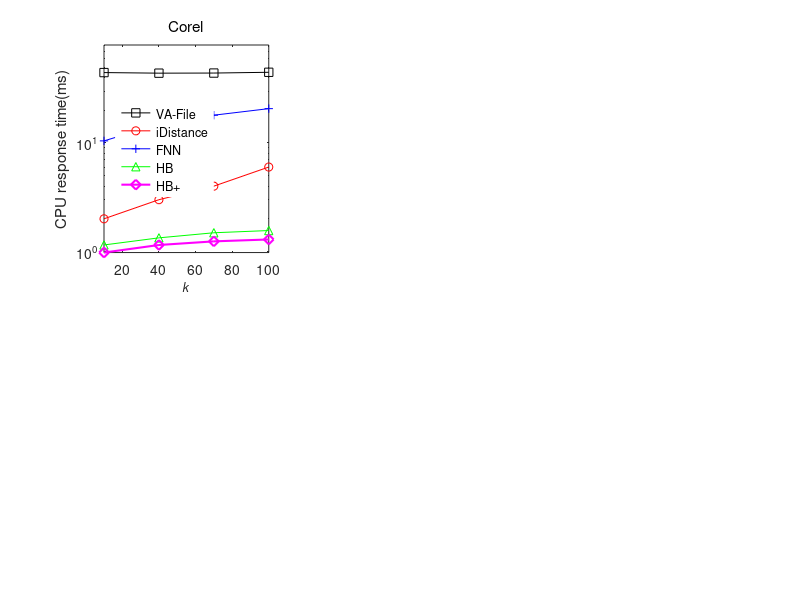

Write the MATLAB code that produced this figure. (Note: this script raises an error after producing the figure.)
%% compare  CPU response time between HB, HBPlus, VA-File, iDistance
% common configurations
linesolid = ['-ks'; '-ro'; '-g^'; '-cv'; '-md'; '-ko';'-rv';'-b+'];
linedashed = [':ks'; ':ro'; ':g^'; ':cv'; ':md'; ':ko';':rv';':b+'];
hold on;
box on;
set(gcf,'Position',[100 100 1400, 720]);
x_k = [10:30:100];

% Corel
subplot(2,3,1);
y_cpu = [...
    44561,44006,44113,44835;...
    2000,3000,4000,6000;...
    10454,14893,18034,20724;...
    1148,1335,1487,1559;...
    977,1147,1239,1290] / 1000;
semilogy(...
        x_k, y_cpu(1,:), linesolid(1,:), ...
        x_k, y_cpu(2,:), linesolid(2,:), ...
        x_k, y_cpu(3,:), linesolid(8,:), ...
        x_k, y_cpu(4,:), linesolid(3,:), ...
        x_k, y_cpu(5,:), linesolid(5,:), ...
        'LineWidth',1.5, 'MarkerSize',7);
title('Corel', 'Fontname', 'Helvetica', 'FontAngle', 'Normal', 'FontWeight', 'Normal');
xlabel('k');
ylabel('CPU response time(ms)');
h=legend('VA-File', 'iDistance', 'FNN', 'HB', 'HB+');
set(h, 'EdgeColor', 'White', 'Location', 'West');
axis([min(x_k), max(x_k), 0, 80]);
set(get(gca,'XLabel'),'FontSize',9, 'FontAngle', 'Italic', 'FontWeight', 'Normal', 'Vertical','top');
set(get(gca,'YLabel'),'FontSize',10, 'FontAngle', 'Italic', 'FontWeight', 'Normal', 'Vertical','bottom');
set(gca, 'Fontname', 'Helvetica',  'FontSize',9);
set(gca, 'XTick', x_k');
set(gca, 'YTick', [0:20:80]);

% Aerial
subplot(2,3,2);
y_cpu = [...
    292260,292723,293067,293599;...
    30000,40000,50000,55000;...
    40313,51151,57455,61710;...
    17860,18468,18820,19088;...
    13331,13953,14568,13944]/1000;
semilogy(...
        x_k, y_cpu(1,:), linesolid(1,:), ...
        x_k, y_cpu(2,:), linesolid(2,:), ...
        x_k, y_cpu(3,:), linesolid(8,:), ...
        x_k, y_cpu(4,:), linesolid(3,:), ...
        x_k, y_cpu(5,:), linesolid(5,:), ...
        'LineWidth',1.5, 'MarkerSize',7);
title('Aerial', 'Fontname', 'Helvetica', 'FontAngle', 'Normal', 'FontWeight', 'Normal');
xlabel('k');
ylabel('CPU response time(ms)');
h=legend('VA-File', 'iDistance', 'FNN', 'HB', 'HB+');
set(h, 'EdgeColor', 'White', 'Location', 'West');
axis([min(x_k), max(x_k), 0, 500]);
set(get(gca,'XLabel'),'FontSize',9, 'FontAngle', 'Italic', 'FontWeight', 'Normal', 'Vertical','top');
set(get(gca,'YLabel'),'FontSize',10, 'FontAngle', 'Italic', 'FontWeight', 'Normal', 'Vertical','bottom');
set(gca, 'Fontname', 'Helvetica',  'FontSize',9,'YMinorTick','on');
set(gca, 'XTick', x_k');
set(gca, 'YTick', [0:100:500]);

% WT
subplot(2,3,3);
x_k = [10:30:100];
y_cpu = [...
    658109,628274,627831,629441;...
    105000,120000,130000,145000;...
    66108,82611,90905,99046;...
    161871,164944,164975,165448;...
    80307,73494,69281,72720] / 1000;
semilogy(...
        x_k, y_cpu(1,:), linesolid(1,:), ...
        x_k, y_cpu(2,:), linesolid(2,:), ...
        x_k, y_cpu(3,:), linesolid(8,:), ...
        x_k, y_cpu(4,:), linesolid(3,:), ...
        x_k, y_cpu(5,:), linesolid(5,:), ...
        'LineWidth',1.5, 'MarkerSize',7);
title('WT', 'Fontname', 'Helvetica', 'FontAngle', 'Normal', 'FontWeight', 'Normal');
xlabel('k');
ylabel('CPU response time(ms)');
h=legend('VA-File', 'iDistance', 'FNN', 'HB', 'HB+');
set(h, 'EdgeColor', 'White', 'Location', 'West');
axis([min(x_k), max(x_k), 0, 800]);
set(get(gca,'XLabel'),'FontSize',9, 'FontAngle', 'Italic', 'FontWeight', 'Normal', 'Vertical','top');
set(get(gca,'YLabel'),'FontSize',10, 'FontAngle', 'Italic', 'FontWeight', 'Normal', 'Vertical','bottom');
set(gca, 'Fontname', 'Helvetica',  'FontSize',9);
set(gca, 'XTick', x_k');
set(gca, 'YTick', [0:200:800]);